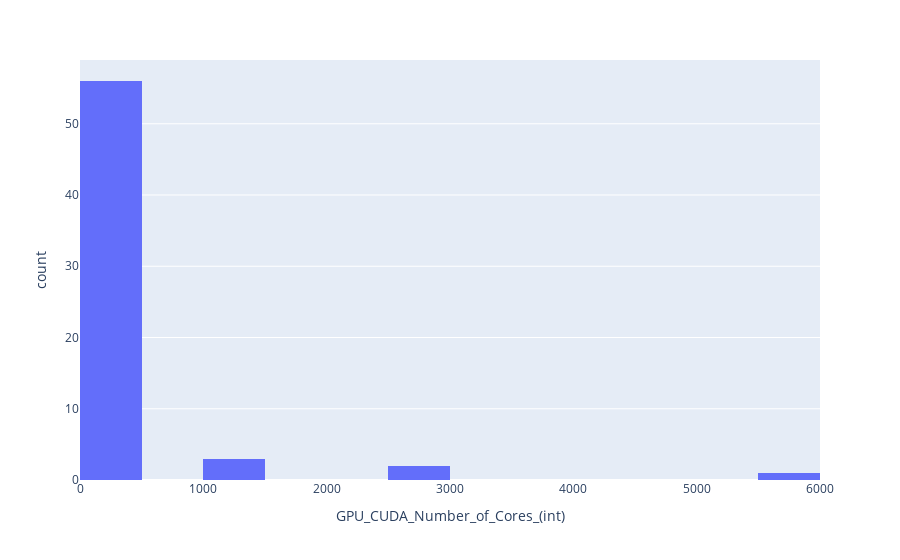

Here is the notebook cell this chart was saved with:
### Code cell
fig = px.histogram(data, x = 'GPU_CUDA_Number_of_Cores_(int)')
fig.show()

### Figure 1 — Plotly figure (JSON) as saved in the notebook; plotly's stock layout.template omitted (floating-point values rounded to 4 significant figures)
{"data": [{"alignmentgroup": "True", "bingroup": "x", "hovertemplate": "GPU_CUDA_Number_of_Cores_(int)=%{x}<br>count=%{y}<extra></extra>", "legendgroup": "", "marker": {"color": "#636efa", "pattern": {"shape": ""}}, "name": "", "offsetgroup": "", "orientation": "v", "showlegend": false, "type": "histogram", "x": [5888, 1, 8, 38, 2560, 2560, 0, 4, 48, 8, 4, 0, 10, 1024, 0, 384, 384, 1, 0, 8, 1, 1, 0, 8, 2, 24, 16, 0, 0, 0, 192, 1000, 38, 10, 0, 0, 4, 0, 10, 1000, 8, 1, 0, 12, 192, 24, 32, 10, 24, 192, 384, 16, 192, 384, 384, 4, 4, 0, 0, 0, 5, 0], "xaxis": "x", "yaxis": "y"}], "layout": {"autosize": true, "barmode": "relative", "legend": {"tracegroupgap": 0}, "margin": {"t": 60}, "xaxis": {"anchor": "y", "autorange": true, "domain": [0, 1], "range": [-0.5, 6000.0], "title": {"text": "GPU_CUDA_Number_of_Cores_(int)"}, "type": "linear"}, "yaxis": {"anchor": "x", "autorange": true, "domain": [0, 1], "range": [0, 58.95], "title": {"text": "count"}}}}
